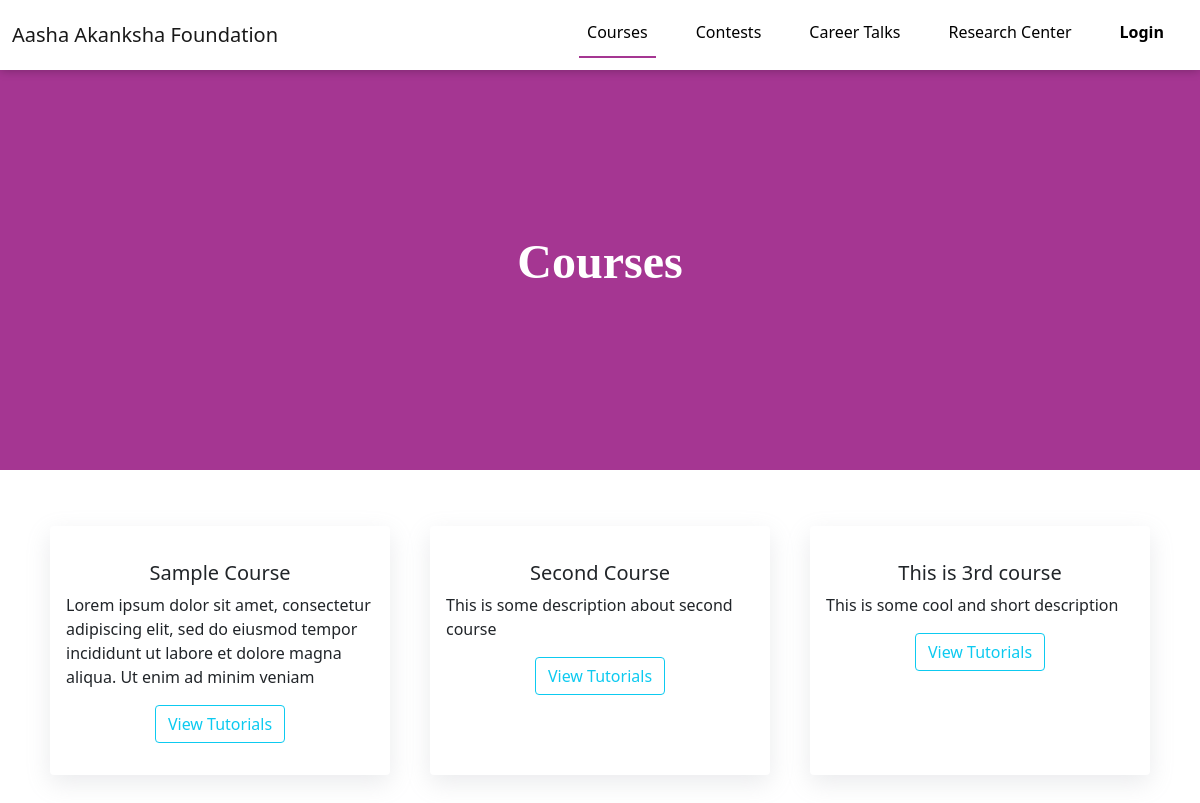
Page /courses/ on the earlier database version.
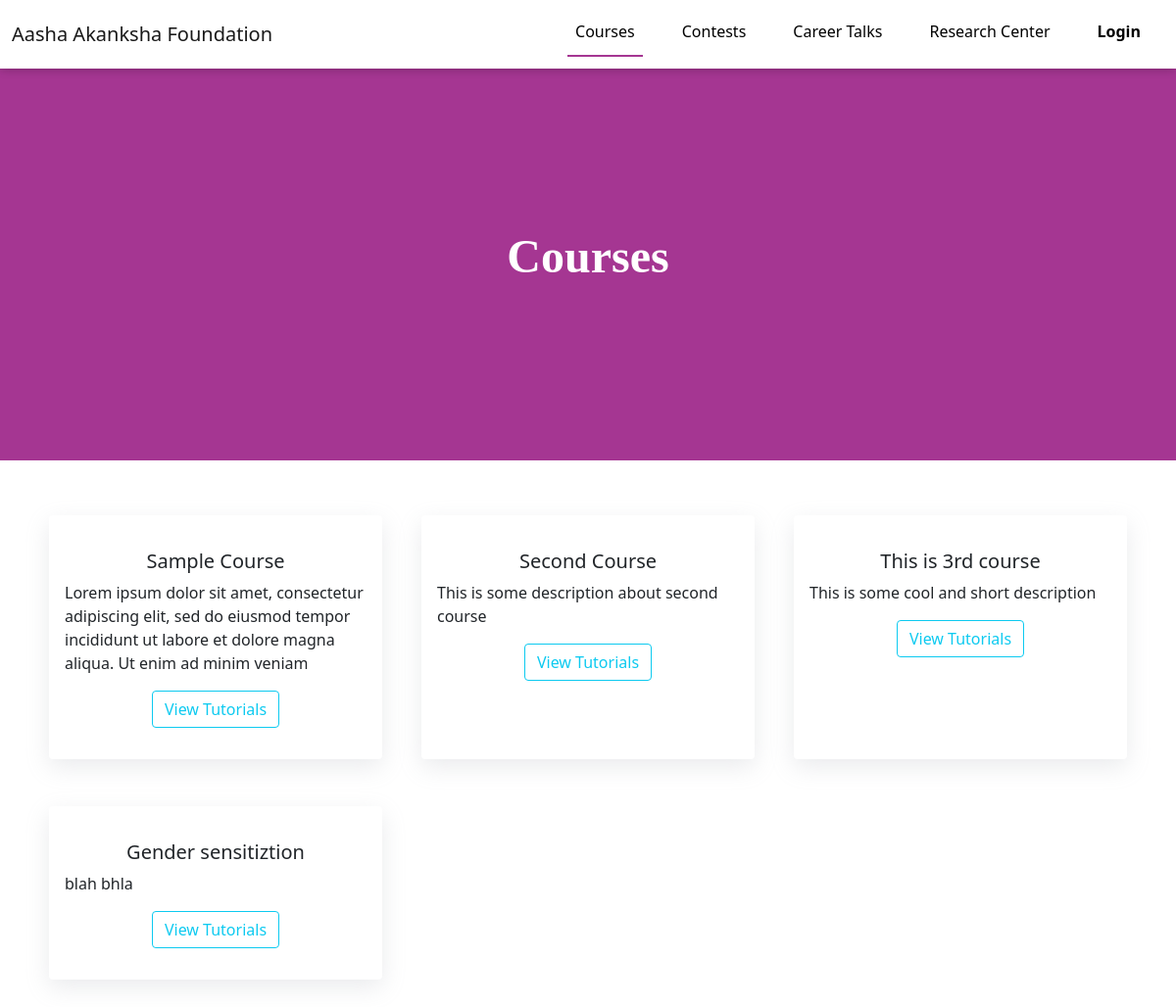
Same page on the later database version.
### courses/models.py (models this page shows, shortened)
class Course(models.Model):
    title = models.CharField(max_length=100)
    description = models.CharField("Course decription", max_length=200)
    playlist_id = models.CharField("Youtube playlist url", max_length=200)
    date_added = models.DateTimeField(auto_now_add=True)
    image_link = CloudinaryField('image')

### courses/views.py (the view)
# urls.py: path('courses/', include('courses.urls')),
def courses(request):
    courses= models.Course.objects.all()
    context = {
        "courses": courses
    }
    return render(request, 'courses/courses.html', context)

### courses/templates/courses/courses.html (shortened to what this page needs)
{% extends 'courses/base.html' %}
{% load static %}
{% block stylesheets %}
    <link rel="stylesheet" type="text/css" href="{% static 'courses/courses.css' %}" />
{% endblock stylesheets %}
{% block body %}
<div class="top-div">
    <div class="top-div-wrapper text-center">
        <h1 class="">Courses</h1>
    </div>
</div>
<div class="container">
    <div class="row row-cols-1 row-cols-md-3 gy-5">
        {% for course in courses%}
            <div class="col">
                <div class="card h-100">
                    <div class="card-body">
                        <h5
                            class="card-title text-center"
                            style="margin-top: 1.2rem"
                        >
                            {{course.title}}
                        </h5>
                        <p class="card-text">
                            {{course.description}}
                        </p>
                        <div class="text-center">
                            <a href="{{ course.id }}" class="">
                                <button class="btn btn-outline-info">
                                    View Tutorials
                                </button>
                            </a>
                        </div>
                    </div>
                </div>
            </div>
        {%endfor%}
    </div>
</div>
{% endblock body %}

Differences in the rows shown:
added Course: title "Gender sensitiztion", description "blah bhla"
